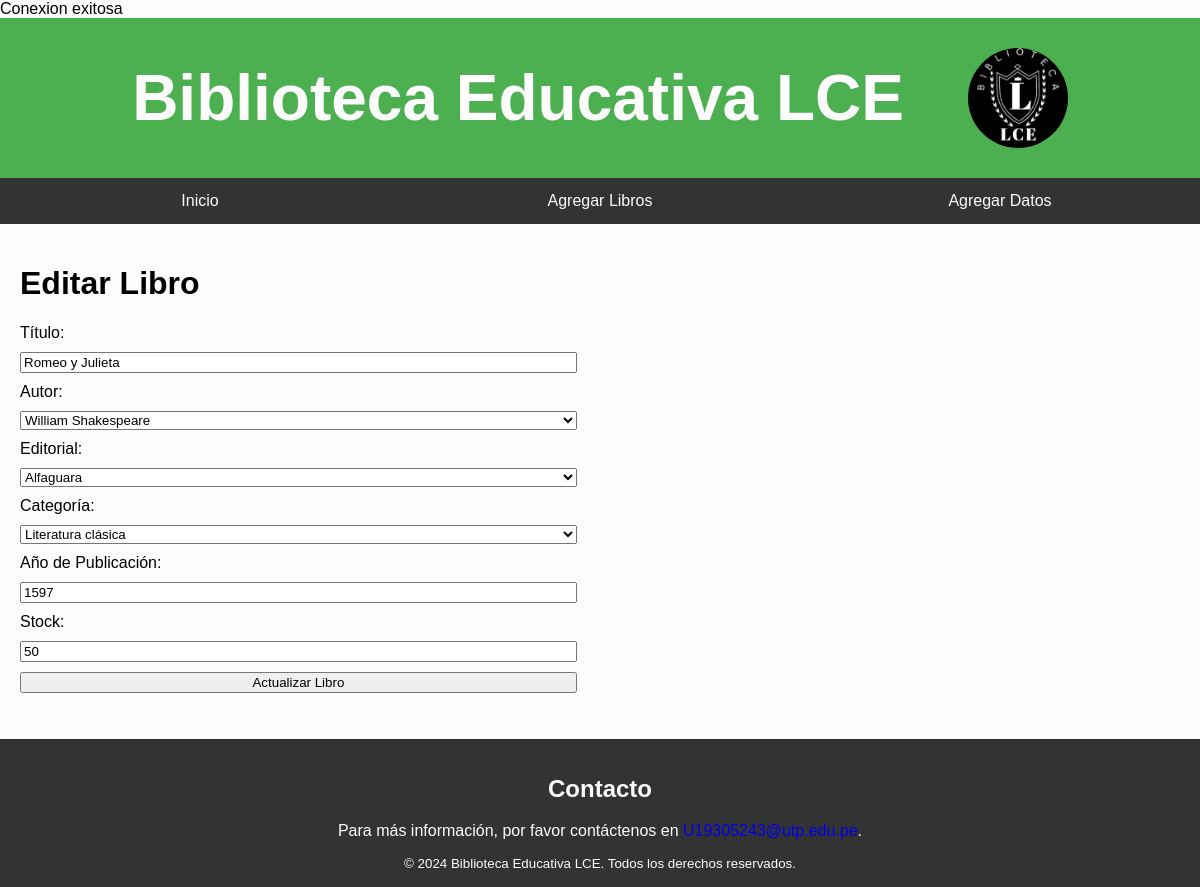
Screenshot of /pages/edita_libros.php?id=1 with the database file from the repository.
### tables this page shows
CREATE TABLE libros (
    id_libro INT PRIMARY KEY AUTO_INCREMENT,
    titulo VARCHAR(255) NOT NULL,
    id_autor INT,
    id_editorial INT,
    id_categoria INT,
    año_publicacion INT,
    stock INT NOT NULL,
    FOREIGN KEY (id_autor) REFERENCES autores(id_autor)
        ON DELETE SET NULL
        ON UPDATE CASCADE,
    FOREIGN KEY (id_editorial) REFERENCES editoriales(id_editorial)
        ON DELETE SET NULL
        ON UPDATE CASCADE,
    FOREIGN KEY (id_categoria) REFERENCES categorias(id_categoria)
        ON DELETE SET NULL
        ON UPDATE CASCADE
);

### pages/edita_libros.php (the view, shortened to what this page needs)
<?php
$conecta = conexionDB();
if (isset($_GET['id'])) {
    $id = $_GET['id'];
    $sqlLlamarLibro = "SELECT * FROM libros WHERE id_libro = $id";
    $result = $conecta->query($sqlLlamarLibro);
    $libro = $result->fetch_assoc();
}
$sqlLlamarAutor = "SELECT id_autor, nombre FROM autores";
$resultAutor = $conecta->query($sqlLlamarAutor);
$sqlLlamarEditorial = "SELECT id_editorial, nombre FROM editoriales";
$resultEditorial = $conecta->query($sqlLlamarEditorial);
$sqlLlamarCategoria = "SELECT id_categoria, categoria FROM categorias";
$resultCategoria = $conecta->query($sqlLlamarCategoria);
?>
<!DOCTYPE html>
<html lang="es">
<head>
    <link rel="stylesheet" href="Style/agregar.css">
</head>
<body>
    <header class="header">
        <h1 class="header-h1">Biblioteca Educativa LCE</h1>
        <img src="./../assets/logo.jpg" alt="Logo Biblioteca" class="header-img"/>
    </header>
    <nav>
        <a href="admin.html">Inicio</a>
        <a href="libros.php">Agregar Libros</a>
        <a href="datos.php">Agregar Datos</a>
    </nav>
    <div class="conteiner">
        <div class="form-conteiner">
            <h1>Editar Libro</h1>
            <form action="edita_libros.php" method="POST">
                <label for="titulo">Título:</label>
                <input type="text" id="titulo" name="titulo" value="<?php echo $libro['titulo']; ?>" required>
                <label for="autor">Autor:</label>
                <select id="autor" name="id_autor" required>
                    <?php
                    if ($resultAutor->num_rows > 0) {
                        while ($row = $resultAutor->fetch_assoc()) {
                            $selected = ($row["id_autor"] == $libro['id_autor']) ? 'selected' : '';
                            echo "<option value='" . $row["id_autor"] . "' $selected>" . $row["nombre"] . "</option>";
                        }
                    } else {
                        echo "<option value=''>No hay Autores registrados</option>";
                    }
                    ?>
                </select>
                <label for="editorial">Editorial:</label>
                <select id="editorial" name="id_editorial" required>
                    <?php
                    if ($resultEditorial->num_rows > 0) {
                        while ($row = $resultEditorial->fetch_assoc()) {
                            $selected = ($row["id_editorial"] == $libro['id_editorial']) ? 'selected' : '';
                            echo "<option value='" . $row["id_editorial"] . "' $selected>" . $row["nombre"] . "</option>";
                        }
                    } else {
                        echo "<option value=''>No hay editoriales registradas</option>";
                    }
                    ?>
                </select>
                <label for="categoria">Categoría:</label>
                <select id="categoria" name="id_categoria" required>
                    <?php
                    if ($resultCategoria->num_rows > 0) {
                        while ($row = $resultCategoria->fetch_assoc()) {
                            $selected = ($row["id_categoria"] == $libro['id_categoria']) ? 'selected' : '';
                            echo "<option value='" . $row["id_categoria"] . "' $selected>" . $row["categoria"] . "</option>";
                        }
                    }
                    ?>
                </select>
                <label for="año_publicacion">Año de Publicación:</label>
                <input type="number" id="año_publicacion" name="año_publicacion" value="<?php echo $libro['año_publicacion']; ?>" required>
                <label for="stock">Stock:</label>
                <input type="number" id="stock" name="stock" value="<?php echo $libro['stock']; ?>" required>
                <input type="submit" value="Actualizar Libro">
            </form>
        </div>
    </div>
    <footer class="footer" id="contact">
        <h2>Contacto</h2>
        <p>
            Para más información, por favor contáctenos en
            <a href="mailto:U22235570@utp.edu.pe">U19305243@utp.edu.pe</a>.
        </p>
        <small>&copy; 2024 Biblioteca Educativa LCE. Todos los derechos reservados.</small>
    </footer>
</body>
</html>

### Style/agregar.css (style rules this page uses)
.conteiner { display: flex; justify-content: space-between; align-items: flex-start; margin: 20px; }
.form-conteiner, .table-conteiner { width: 48%; }
.form-conteiner form { display: flex; flex-direction: column; }
.form-conteiner label, .form-conteiner input, .form-conteiner select { margin-bottom: 10px; }

### Style/global.css (style rules this page uses)
:root { --primary-color: #4caf50; --primary-light-color: #90ee90; --secondary-color: #ccfbf1; --shadow-color: #333; --dark-color: #060606; --light-color: #fcfcfc; }
body { font-family: Arial, sans-serif; margin: 0; background-color: var(--light-color); }
.header { display: flex; justify-content: center; align-items: center; gap: 64px; padding-inline: 1rem; background-color: var(--primary-color); color: var(--light-color); text-align: center; }
.header-h1 { font-size: 4rem; font-weight: bold; }
.header-img { width: 100px; height: 100px; border-radius: 50%; object-fit: cover; }
nav { display: flex; flex-direction: column; justify-content: space-evenly; align-items: center; background-color: var(--shadow-color); overflow: hidden; }
nav a { color: var(--light-color); text-align: center; width: 100%; padding: 14px 20px; }
.footer { background-color: var(--shadow-color); color: var(--light-color); text-align: center; padding: 1rem 0; position: relative; }
@media (min-width: 768px) { nav { display: flex; flex-direction: row; justify-content: space-evenly; align-items: center; background-color: #333; overflow: hidden; } }

### rows the page displays
libros: titulo "Romeo y Julieta", año_publicacion "1597", stock "50"

### other values shown
form field id_autor "William Shakespeare"
form field id_editorial "Alfaguara"
form field id_categoria "Literatura clásica"
